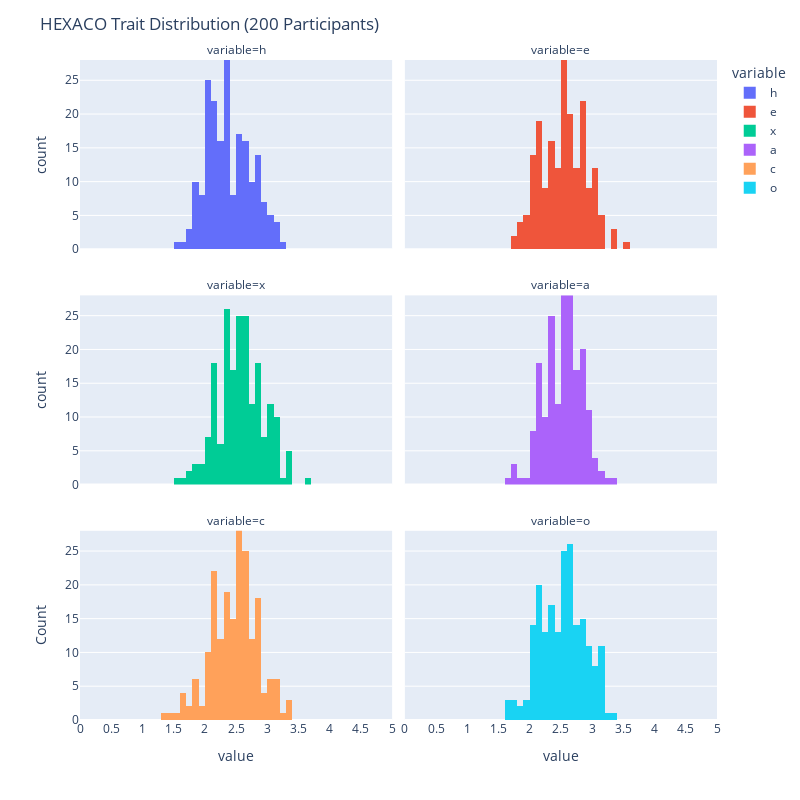

The code cell stored with this chart in its notebook:
### Code cell
# using df create a histogram for each HEXACO trait and put them as facets
fig = px.histogram(df, x=['h', 'e', 'x', 'a', 'c', 'o'], 
        facet_col='variable', facet_col_wrap=2, nbins=30)
fig.update_layout(
    #xaxis_title='Trait value',
    yaxis_title='Count',
    title=f'HEXACO Trait Distribution ({len(df)} Participants)',
)
# Set x-axis range and tick marks
fig.update_xaxes(range=[0, 5], tickmode='linear', tick0=0, dtick=0.5)

max_count = max([max(np.histogram(df[trait ], bins=25)[0]) for trait in ['h', 'e', 'x', 'a', 'c', 'o']])   

# set y axis to start at 0 and end at the highest count
fig.update_yaxes(range=[0, max_count])

# Add dots at each trait using prt_values
prt_values = [
    [ 3.1, 2.9, 2.5, 3.6, 3.1, 2.5], # participant 1
    [ 3.6, 2.7, 3.1, 2.6, 3.2, 3.1], # participant 2
]

# set figure height and width
fig.update_layout(height=800, width=800)

fig.show()

### Figure 1 — Plotly figure (JSON) as saved in the notebook; plotly's stock layout.template omitted (floating-point values rounded to 4 significant figures; data arrays with more than 128 entries replaced by an {"elided": "..."} marker saying what was removed)
{"data": [{"alignmentgroup": "True", "bingroup": "x", "hovertemplate": "variable=h<br>value=%{x}<br>count=%{y}<extra></extra>", "legendgroup": "h", "marker": {"color": "#636efa", "pattern": {"shape": ""}}, "name": "h", "nbinsx": 30, "offsetgroup": "h", "orientation": "v", "showlegend": true, "type": "histogram", "x": {"elided": "200 float values"}, "xaxis": "x5", "yaxis": "y5"}, {"alignmentgroup": "True", "bingroup": "x", "hovertemplate": "variable=e<br>value=%{x}<br>count=%{y}<extra></extra>", "legendgroup": "e", "marker": {"color": "#EF553B", "pattern": {"shape": ""}}, "name": "e", "nbinsx": 30, "offsetgroup": "e", "orientation": "v", "showlegend": true, "type": "histogram", "x": {"elided": "200 float values"}, "xaxis": "x6", "yaxis": "y6"}, {"alignmentgroup": "True", "bingroup": "x", "hovertemplate": "variable=x<br>value=%{x}<br>count=%{y}<extra></extra>", "legendgroup": "x", "marker": {"color": "#00cc96", "pattern": {"shape": ""}}, "name": "x", "nbinsx": 30, "offsetgroup": "x", "orientation": "v", "showlegend": true, "type": "histogram", "x": {"elided": "200 float values"}, "xaxis": "x3", "yaxis": "y3"}, {"alignmentgroup": "True", "bingroup": "x", "hovertemplate": "variable=a<br>value=%{x}<br>count=%{y}<extra></extra>", "legendgroup": "a", "marker": {"color": "#ab63fa", "pattern": {"shape": ""}}, "name": "a", "nbinsx": 30, "offsetgroup": "a", "orientation": "v", "showlegend": true, "type": "histogram", "x": {"elided": "200 float values"}, "xaxis": "x4", "yaxis": "y4"}, {"alignmentgroup": "True", "bingroup": "x", "hovertemplate": "variable=c<br>value=%{x}<br>count=%{y}<extra></extra>", "legendgroup": "c", "marker": {"color": "#FFA15A", "pattern": {"shape": ""}}, "name": "c", "nbinsx": 30, "offsetgroup": "c", "orientation": "v", "showlegend": true, "type": "histogram", "x": {"elided": "200 float values"}, "xaxis": "x", "yaxis": "y"}, {"alignmentgroup": "True", "bingroup": "x", "hovertemplate": "variable=o<br>value=%{x}<br>count=%{y}<extra></extra>", "legendgroup": "o", "marker": {"color": "#19d3f3", "pattern": {"shape": ""}}, "name": "o", "nbinsx": 30, "offsetgroup": "o", "orientation": "v", "showlegend": true, "type": "histogram", "x": {"elided": "200 float values"}, "xaxis": "x2", "yaxis": "y2"}], "layout": {"annotations": [{"font": {}, "showarrow": false, "text": "variable=c", "x": 0.245, "xanchor": "center", "xref": "paper", "y": 0.2867, "yanchor": "bottom", "yref": "paper"}, {"font": {}, "showarrow": false, "text": "variable=o", "x": 0.755, "xanchor": "center", "xref": "paper", "y": 0.2867, "yanchor": "bottom", "yref": "paper"}, {"font": {}, "showarrow": false, "text": "variable=x", "x": 0.245, "xanchor": "center", "xref": "paper", "y": 0.6433, "yanchor": "bottom", "yref": "paper"}, {"font": {}, "showarrow": false, "text": "variable=a", "x": 0.755, "xanchor": "center", "xref": "paper", "y": 0.6433, "yanchor": "bottom", "yref": "paper"}, {"font": {}, "showarrow": false, "text": "variable=h", "x": 0.245, "xanchor": "center", "xref": "paper", "y": 1.0, "yanchor": "bottom", "yref": "paper"}, {"font": {}, "showarrow": false, "text": "variable=e", "x": 0.755, "xanchor": "center", "xref": "paper", "y": 1.0, "yanchor": "bottom", "yref": "paper"}], "barmode": "relative", "height": 800, "legend": {"title": {"text": "variable"}, "tracegroupgap": 0}, "margin": {"t": 60}, "title": {"text": "HEXACO Trait Distribution (200 Participants)"}, "width": 800, "xaxis": {"anchor": "y", "domain": [0, 0.49], "dtick": 0.5, "range": [0, 5], "tick0": 0, "tickmode": "linear", "title": {"text": "value"}}, "xaxis2": {"anchor": "y2", "domain": [0.51, 1], "dtick": 0.5, "matches": "x", "range": [0, 5], "tick0": 0, "tickmode": "linear", "title": {"text": "value"}}, "xaxis3": {"anchor": "y3", "domain": [0, 0.49], "dtick": 0.5, "matches": "x", "range": [0, 5], "showticklabels": false, "tick0": 0, "tickmode": "linear"}, "xaxis4": {"anchor": "y4", "domain": [0.51, 1], "dtick": 0.5, "matches": "x", "range": [0, 5], "showticklabels": false, "tick0": 0, "tickmode": "linear"}, "xaxis5": {"anchor": "y5", "domain": [0, 0.49], "dtick": 0.5, "matches": "x", "range": [0, 5], "showticklabels": false, "tick0": 0, "tickmode": "linear"}, "xaxis6": {"anchor": "y6", "domain": [0.51, 1], "dtick": 0.5, "matches": "x", "range": [0, 5], "showticklabels": false, "tick0": 0, "tickmode": "linear"}, "yaxis": {"anchor": "x", "domain": [0, 0.2867], "range": [0, 28], "title": {"text": "Count"}}, "yaxis2": {"anchor": "x2", "domain": [0, 0.2867], "matches": "y", "range": [0, 28], "showticklabels": false}, "yaxis3": {"anchor": "x3", "domain": [0.3567, 0.6433], "matches": "y", "range": [0, 28], "title": {"text": "count"}}, "yaxis4": {"anchor": "x4", "domain": [0.3567, 0.6433], "matches": "y", "range": [0, 28], "showticklabels": false}, "yaxis5": {"anchor": "x5", "domain": [0.7133, 1.0], "matches": "y", "range": [0, 28], "title": {"text": "count"}}, "yaxis6": {"anchor": "x6", "domain": [0.7133, 1.0], "matches": "y", "range": [0, 28], "showticklabels": false}}}
